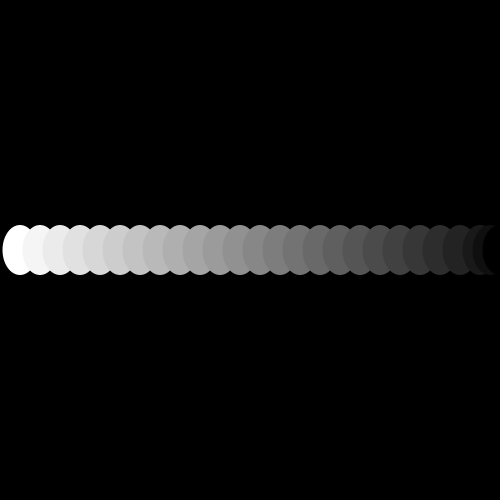
Frame 1 (no input)
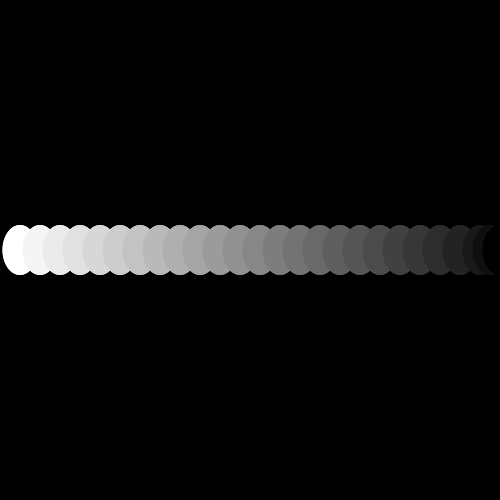
Frame 2 (the mouse pressed at the canvas centre, redrawn once)

The Processing sketch that drew these frames (run headless with seeded random() and noise(); the mouse was pressed at the canvas centre and the sketch redrawn once):

// Processing sketch: processing_84692
// ── processing_84692.pde

void setup()
{
  //SIZE
  //La taille en pixel du papier de la fenêtre est largeur= 500 hauteur= 500
  size(500,500);
  
  smooth();
 
  //BACKGROUND
  //Peindre le fond de notre fenetre (0)
  background(0);
}

void draw()
{
  //NOSTROKE
  //Les formes suivnates n'auront pas de contour
  noStroke();
  
  //ELLIPSE
  //Dessiné plusieurs ellipses
  
  fill(255);
  ellipse(20,250,35,50);
  fill(245);
  ellipse(40,250,35,50);
  fill(235);
  ellipse(60,250,35,50);
  fill(225);
  ellipse(80,250,35,50);
  fill(215);
  ellipse(100,250,35,50);
  fill(205);
  ellipse(120,250,35,50);
  fill(195);
  ellipse(140,250,35,50);
  fill(185);
  ellipse(160,250,35,50);
  fill(175);
  ellipse(180,250,35,50);
  fill(165);
  ellipse(200,250,35,50);
  fill(155);
  ellipse(220,250,35,50);
  fill(145);
  ellipse(240,250,35,50);
  fill(135);
  ellipse(260,250,35,50);
  fill(125);
  ellipse(280,250,35,50);
  fill(115);
  ellipse(300,250,35,50);
  fill(105);
  ellipse(320,250,35,50);
  fill(95);
  ellipse(340,250,35,50);
  fill(85);
  ellipse(360,250,35,50);
  fill(75);
  ellipse(380,250,35,50);
  fill(65);
  ellipse(400,250,35,50);
  fill(55);
  ellipse(420,250,35,50);
  fill(45);
  ellipse(440,250,35,50);
  fill(35);
  ellipse(460,250,35,50);
  fill(25);
  ellipse(480,250,35,50);
  fill(15);
  ellipse(490,250,35,50);
  fill(0);
  ellipse(500,250,35,50);
  
  
  noLoop();
}
